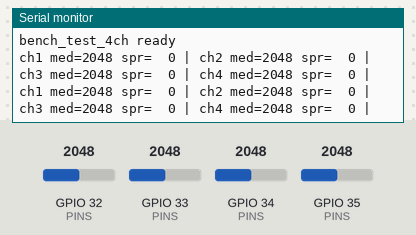
Recording of a program running on a simulated ESP32. Shown: the last lines printed to the serial monitor. The test bench sets the inputs (shaded band); at power-on: GPIO 32 (PINS) = 2048, GPIO 33 (PINS) = 2048, GPIO 34 (PINS) = 2048, GPIO 35 (PINS) = 2048 (analog values on the 0–4095 scale).

Above: at 1.2 s.
1.3 s: GPIO 32 (PINS) set to 1071
At 2.2 s:
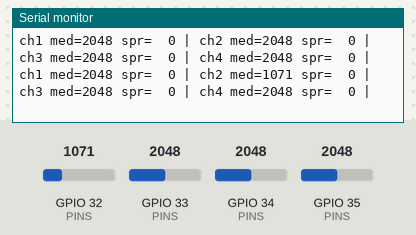
2.8 s: GPIO 32 (PINS) set to 957
At 3.8 s:
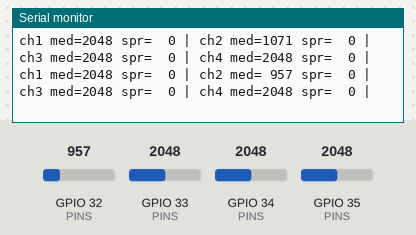
5.4 s: GPIO 33 (PINS) set to 1071
At 6.1 s:
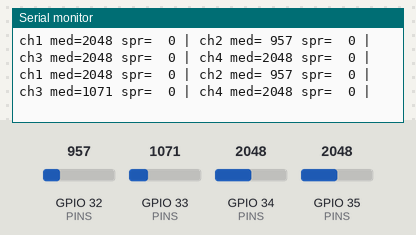
6.9 s: GPIO 33 (PINS) set to 930
At 7.6 s:
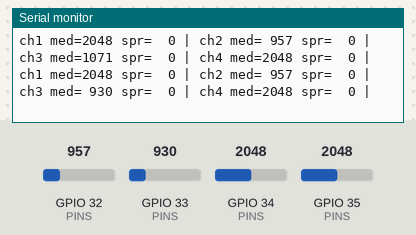
9.2 s: GPIO 34 (PINS) set to 1064
At 10.0 s:
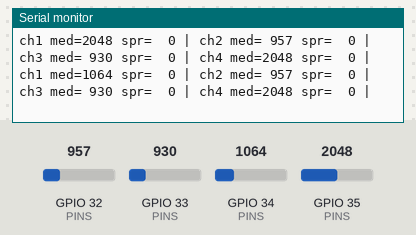
10.7 s: GPIO 34 (PINS) set to 962
At 11.5 s:
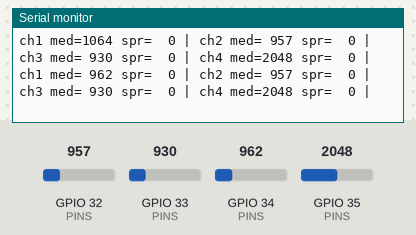

The program:

main.cpp
```cpp
// bench_test_4ch: read all four perfboard channels, serial output only.
//
// Wiring: perfboard power in <- ESP32 3V3 + GND.
//   header pin 1 -> GPIO34, pin 2 -> GPIO32, pin 3 -> GPIO33, pin 4 -> GPIO35
//   (same pin order the old firmware used; all four are ADC1 pins)
//
// Plug ONE known-good sensor into one connector at a time. Only that channel
// should change between air and water. If another channel moves too, two
// signal lines are touching or coupled.
#include <Arduino.h>

const int PINS[4] = {34, 32, 33, 35};
const int N = 32;

int cmp(const void* a, const void* b) { return *(int*)a - *(int*)b; }

int medianOf(int pin, int* spread) {
  // throwaway read first: the ESP32 ADC's sample-and-hold keeps a little charge
  // from the previous channel, which makes neighbouring channels look
  // like they affect each other even on a clean board
  analogRead(pin);
  delayMicroseconds(200);
  int s[N];
  for (int i = 0; i < N; i++) { s[i] = analogRead(pin); delay(2); }
  qsort(s, N, sizeof(int), cmp);
  *spread = s[N - 1] - s[0];
  return s[N / 2];
}

void setup() {
  Serial.begin(115200);
  analogReadResolution(12);
  for (int p : PINS) analogSetPinAttenuation(p, ADC_11db);
  Serial.println("bench_test_4ch ready");
}

void loop() {
  for (int c = 0; c < 4; c++) {
    int spread;
    int m = medianOf(PINS[c], &spread);
    Serial.printf("ch%d med=%4d spr=%3d | ", c + 1, m, spread);
  }
  Serial.println();
  delay(500);
}
```

Measured:
- the behaviour switches between 1000 and 999 on GPIO 32 (PINS) (found by bisection; images 1 and 2)
- the behaviour switches between 1000 and 999 on GPIO 33 (PINS) (found by bisection; images 3 and 4)
- the behaviour switches between 1000 and 999 on GPIO 34 (PINS) (found by bisection; images 5 and 6)
- after the input at 1.3 s, the serial monitor: prints a new line after 0.31 s (image 1)
- after the input at 2.8 s, the serial monitor: prints a new line after 0.36 s (image 2)
- after the input at 5.4 s, the serial monitor: prints a new line after 0.07 s (image 3)
- after the input at 6.9 s, the serial monitor: prints a new line after 0.12 s (image 4)
- after the input at 9.2 s, the serial monitor: prints a new line after 0.13 s (image 5)
- after the input at 10.7 s, the serial monitor: prints a new line after 0.18 s (image 6)
